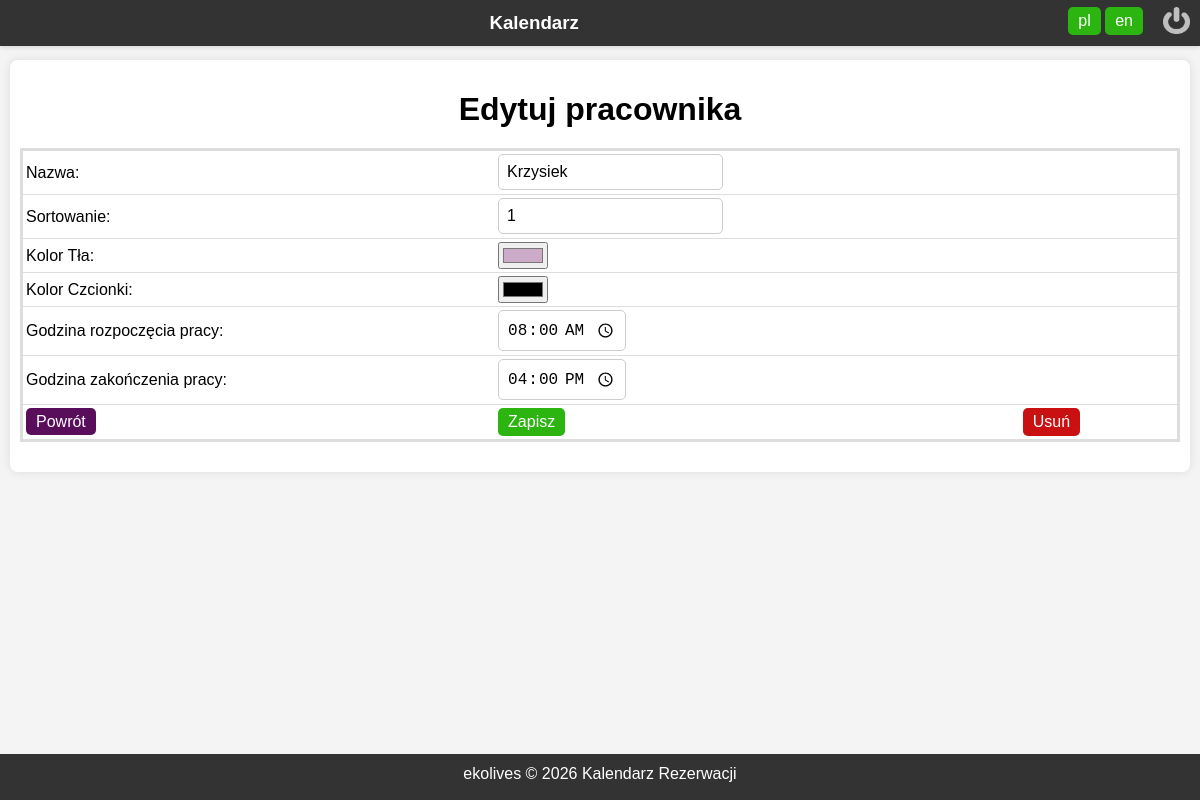
/settings/edit_worker.php?id=1 (signed in), run on the app's committed database.
### tables this page shows
CREATE TABLE `mechanics` (
  `mechanic_id` int(11) NOT NULL,
  `sys_createdate` timestamp NOT NULL DEFAULT current_timestamp(),
  `sys_updatedate` datetime NOT NULL DEFAULT '0000-00-00 00:00:00' ON UPDATE current_timestamp(),
  `sys_submitter` varchar(255) NOT NULL,
  `sys_updatedby` varchar(255) NOT NULL,
  `mechanic_name` varchar(255) NOT NULL,
  `mechanic_sort` int(11) NOT NULL DEFAULT 0,
  `color` varchar(20) NOT NULL,
  `font_color` varchar(20),
  `work_start_time` time NOT NULL DEFAULT '00:00:00',
  `work_end_time` time NOT NULL DEFAULT '00:00:00'
);

### settings/edit_worker.php (the view, shortened to what this page needs)
<?php
require_once __DIR__ . '/../sys-backend/db_connect.php';
$workerId = $_GET['id'] ?? null;
$stmt = $conn->prepare("SELECT mechanic_id, mechanic_name, mechanic_sort, color, font_color, work_start_time, work_end_time FROM mechanics WHERE mechanic_id = ?");
$stmt->bind_param("i", $workerId);
$stmt->execute();
$result = $stmt->get_result();
$worker = $result->fetch_assoc();
?>
<!DOCTYPE html PUBLIC "-//W3C//DTD XHTML 1.0 Transitional//EN" "http://www.w3.org/TR/xhtml1/DTD/xhtml1-transitional.dtd">
<html xmlns="http://www.w3.org/1999/xhtml" xml:lang="pl" lang="pl">
<head>
    <link rel="stylesheet" href="../newstyle.css" />
</head>
<body>
    <div id="header">
        <?php include "../sys-backend/lang.php"; ?>
        <div id="logo">
            <h3>Kalendarz</h3>
        </div>
    </div>
    <div id="wrapper">
        <div id="content">
            <h1>Edytuj pracownika</h1>
<table>
    <form method="post" action="backend/update_worker.php">
<tr>
<td><label>Nazwa:</label></td><td>
<input type="text" name="mechanic_name" value="<?php echo htmlspecialchars($worker['mechanic_name']); ?>">
</td><td></td>
</tr>
<tr>
<td><label>Sortowanie:</label></td><td>
<input type="number" name="mechanic_sort" value="<?php echo htmlspecialchars($worker['mechanic_sort']); ?>">
</td><td></td>
</tr>
<tr>
<td><label>Kolor Tła:</label></td><td>
<input type="color" name="color" value="<?php echo htmlspecialchars($worker['color']); ?>">
</td><td></td>
</tr>
<tr>
<td><label>Kolor Czcionki:</label></td><td>
<input type="color" name="font_color" value="<?php echo htmlspecialchars($worker['font_color']); ?>">
</td><td></td>
</tr>
<tr>
    <td><label>Godzina rozpoczęcia pracy:</label></td>
    <td>
        <input type="time"
            name="work_start_time"
            value="<?php echo !empty($worker['work_start_time'])
                ? date('H:i', strtotime($worker['work_start_time']))
                : '08:00'; ?>"
            required>
    </td><td></td>
</tr>
<tr>
    <td><label>Godzina zakończenia pracy:</label></td>
    <td>
        <input type="time"
            name="work_end_time"
            value="<?php echo !empty($worker['work_end_time'])
                ? date('H:i', strtotime($worker['work_end_time']))
                : '16:00'; ?>"
            required>
    </td><td></td>
</tr>
<tr>
    <td><a href="index.php" class="button">Powrót</a></td>
<td><input type="submit" value="Zapisz" class="button-orange"></td>
    <td><a href="backend/delete_worker.php?id=<?php echo $worker['mechanic_id']; ?>" class="button-red" onclick="return confirm('Czy na pewno chcesz usunąć tego pracownika?');">Usuń</a></td>
</tr>
</table>
</div></div></div>
    <div id="footer">
        <p>ekolives &copy; <?php echo date("Y"); ?> Kalendarz Rezerwacji</p>
    </div>

### newstyle.css (style rules this page uses)
body { font-family: Arial, sans-serif; background-color: #f4f4f4; margin: 0; padding: 0; }
#header { background-color: #333; color: #fff; padding: 2px 0; text-align: center; position: fixed; width: 100%; top: 0; z-index: 1000; box-shadow: 0 2px 4px rgba(0, 0, 0, 0.1); }
#footer { background-color: #333; color: #fff; position: fixed; width: 100%; bottom: 0; text-align: center; display: flex; justify-content: center; padding: 1px 0; z-index: 1001; }
h1 { text-align: center; margin-bottom: 20px; }
form { display: flex; flex-direction: column; }
label { margin-bottom: 5px; }
input[type="text"], input[type="password"], input[type="email"], input[type="number"], input[type="date"], input[type="time"] { padding: 8px; margin-bottom: 1px; border: 1px solid #ccc; border-radius: 5px; font-size: 16px; box-sizing: border-box; }
input[type="submit"] { padding: 5px 10px; background-color: #2cb510; color: #fff; border: none; text-decoration: none; border-radius: 5px; font-size: 16px; cursor: pointer; }
p { text-align: center; margin-top: 10px; }
#logo h3 { margin: 0 auto; text-align: center; padding: 10px 0; }
#wrapper { margin: 0 auto; padding: 10px; padding-top: 60px; padding-bottom: 60px; }
#content { background-color: #fff; padding: 10px; border-radius: 8px; box-shadow: 0 0 10px rgba(0, 0, 0, 0.1); }
table { margin: 20px auto; width: 100%; border-collapse: collapse; border: 3px solid #ddd; table-layout: auto; word-wrap: break-word; }
th, td { padding: 3px; text-align: left; border-bottom: 1px solid #ddd; }
.button { background-color: #590e5c; color: #fff; border: none; padding: 5px 10px; text-align: center; font-size: 16px; cursor: pointer; margin-right: 5px; border-radius: 5px; text-decoration: none; }
.button-orange { background-color: #ca7a11; color: #fff; border: none; padding: 5px 10px; text-align: center; text-decoration: none; display: inline-block; font-size: 16px; cursor: pointer; margin-right: 5px; border-radius: 5px; }
.button-red { background-color: #ca1111; color: #fff; border: none; padding: 5px 10px; text-align: center; text-decoration: none; display: inline-block; font-size: 16px; cursor: pointer; margin-right: 5px; border-radius: 5px; }

### data on the page
mechanics: mechanic_name "Krzysiek", mechanic_sort "1", color "#cbabc8", work_start_time "08:00", work_end_time "16:00"
